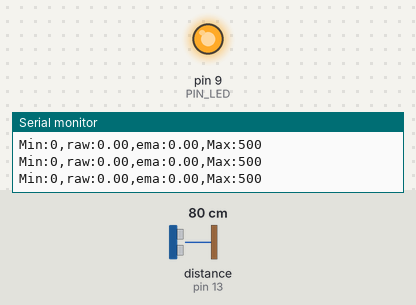
A sketch run on a simulated Arduino Uno, built with avr-gcc and run on an emulated ATmega328P. Parts: output pins drawn as LEDs (lit = HIGH), the last lines printed to the serial monitor. Wiring (inferred from the names in the program): ultrasonic range finder: trigger pin 12; echo pin 13. The inputs (shaded band) are chosen by the test bench; at power-on: distance to the obstacle (sensor on pin 13) 80 cm. The echo pulse lasts 58.3 µs per cm; pins used as bus, display or sensor lines are not drawn.

Above: at 1.2 s.
1.3 s: distance to the obstacle (sensor on pin 13) set to 34 cm
2.8 s: distance to the obstacle (sensor on pin 13) set to 28 cm
At 4.0 s:
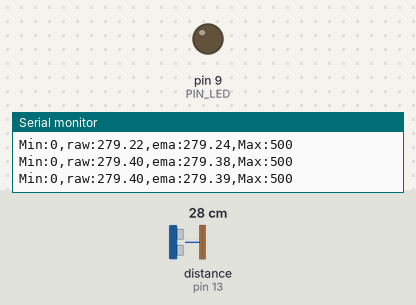
4.3 s: distance to the obstacle (sensor on pin 13) set to 2 cm
At 5.1 s:
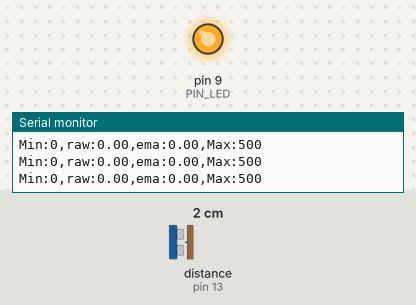
5.8 s: distance to the obstacle (sensor on pin 13) set to 9 cm
7.3 s: distance to the obstacle (sensor on pin 13) set to 12 cm
At 8.6 s:
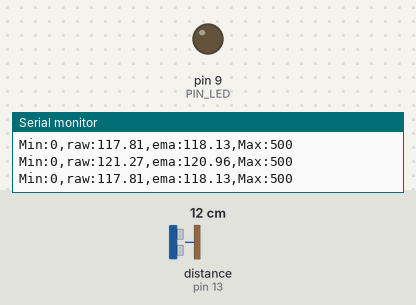
Timing chart, 0 to 9.8 s (numbered marks = the images above; inputs shaded):
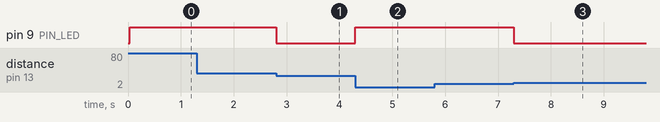

The sketch:

09_example_1.ino
```cpp
// Arduino pin assignment
#define PIN_LED 9
#define PIN_TRIG 12
#define PIN_ECHO 13

// configurable parameters
#define SND_VEL 346.0 // sound velocity at 24 celsius degree (unit: m/s)
#define INTERVAL 25 // sampling interval (unit: ms)
#define _DIST_MIN 100 // minimum distance to be measured (unit: mm)
#define _DIST_MAX 300 // maximum distance to be measured (unit: mm)
#define _DIST_ALPHA 0.9 // EMA weight of new sample (range: 0 to 1). Setting this value to 1 effectively disables EMA filter.

// global variables
float timeout; // unit: us
float dist_min, dist_max, dist_raw, dist_ema, alpha; // unit: mm
unsigned long last_sampling_time; // unit: ms
float scale; // used for pulse duration to distance conversion

void setup() {
// initialize GPIO pins
  pinMode(PIN_LED,OUTPUT);
  pinMode(PIN_TRIG,OUTPUT);
  digitalWrite(PIN_TRIG, LOW);
  pinMode(PIN_ECHO,INPUT);

// initialize USS related variables
  dist_min = _DIST_MIN;
  dist_max = _DIST_MAX;
  alpha = _DIST_ALPHA;
  timeout = (INTERVAL / 2) * 1000.0; // precalculate pulseIn() timeout value. (unit: us)
  dist_raw = 0.0; // raw distance output from USS (unit: mm)
  scale = 0.001 * 0.5 * SND_VEL;

// initialize serial port
  Serial.begin(57600);

// initialize last sampling time
  last_sampling_time = 0;
}

void loop() {
// wait until next sampling time.
// millis() returns the number of milliseconds since the program started. Will overflow after 50 days.
  if(millis() < last_sampling_time + INTERVAL) return;

// get a distance reading from the USS
  dist_raw = USS_measure(PIN_TRIG,PIN_ECHO);
  dist_ema = alpha * dist_raw + (1 - alpha) * dist_ema;

// output the read value to the serial port
  Serial.print("Min:0,");
  Serial.print("raw:");
  Serial.print(dist_raw);
  Serial.print(",");
  Serial.print("ema:");
  Serial.print(dist_ema);
//  Serial.print(map(dist_ema,0,400,100,500));
  Serial.print(",");
  Serial.println("Max:500");

// turn on the LED if the distance is between dist_min and dist_max
  if(dist_raw < dist_min || dist_raw > dist_max) {
    analogWrite(PIN_LED, 255);
  }
  else {
    analogWrite(PIN_LED, 0);
  }

// update last sampling time
  last_sampling_time += INTERVAL;
}

// get a distance reading from USS. return value is in millimeter.
float USS_measure(int TRIG, int ECHO)
{
  float reading;
  digitalWrite(TRIG, HIGH);
  delayMicroseconds(10);
  digitalWrite(TRIG, LOW);
  reading = pulseIn(ECHO, HIGH, timeout) * scale; // unit: mm
  if(reading < dist_min || reading > dist_max) reading = 0.0; // return 0 when out of range.
  return reading;
}
```

Measured:
- the behaviour switches between 31 and 30 cm on distance to the obstacle (sensor on pin 13) (found by bisection; images 0 and 1)
- the behaviour switches between 10 and 11 cm on distance to the obstacle (sensor on pin 13) (found by bisection; images 2 and 3)
- after the input at 2.8 s, pin 9 (PIN_LED): HIGH → LOW at once
- after the input at 4.3 s, pin 9 (PIN_LED): LOW → HIGH at once
- after the input at 7.3 s, pin 9 (PIN_LED): HIGH → LOW at once
